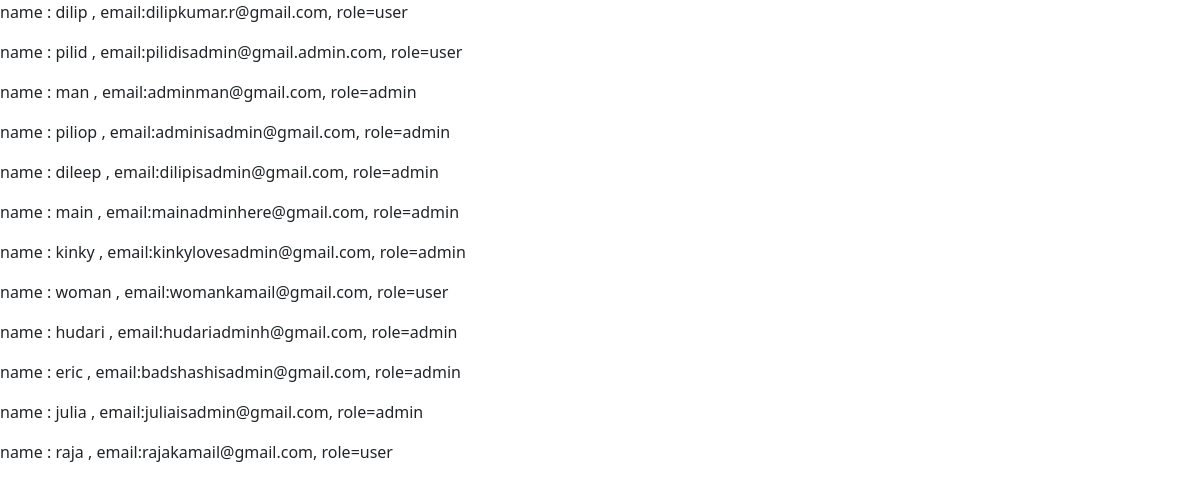
Before: /view_data with the older database file.
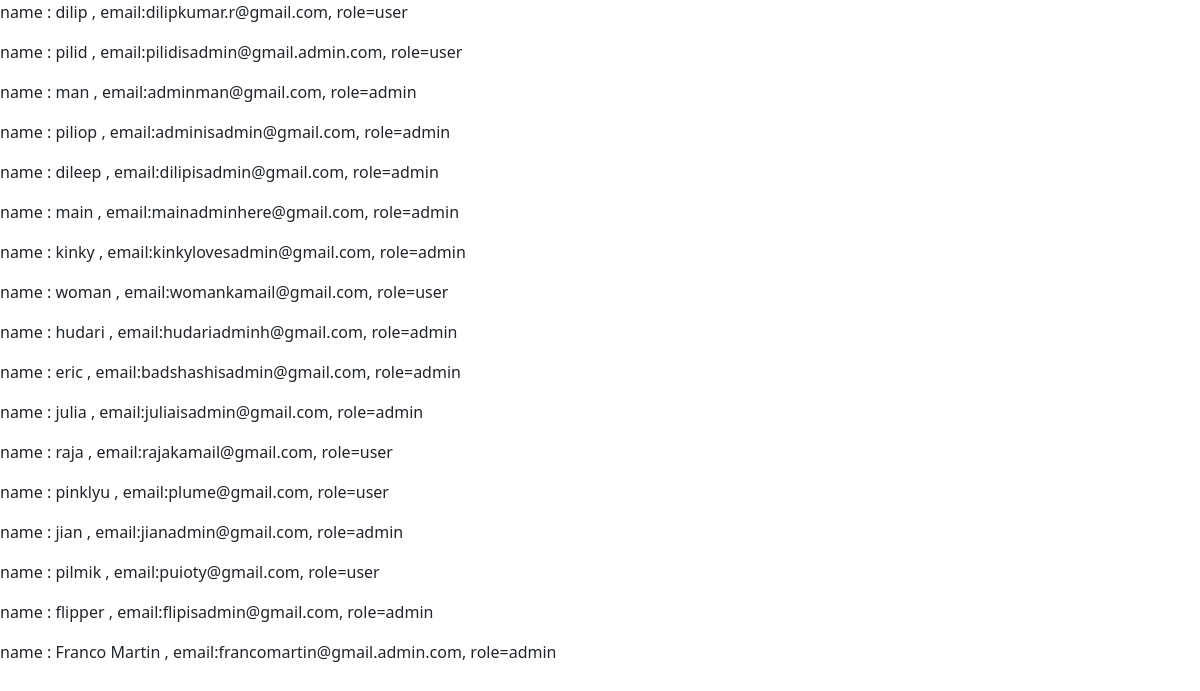
After: the same page with the newer database file.
### app.py (models this page shows, shortened)
class users(db.Model):
    id = db.Column(db.Integer, primary_key=True)
    usr_name = db.Column(db.String, nullable=False, unique=True)
    usr_email = db.Column(db.String, nullable=False)
    role = db.Column(db.String, nullable=False)

### app.py (the view)
@app.route("/view_data")
def view_data():
    return render_template("show_data.html", values=users.query.all())

### templates/show_data.html (shortened to what this page needs)
{%extends "base.html"%}
{%block content%}
{%for item in values%}
<p> name : {{item.usr_name}} , email:{{item.usr_email}}, role={{item.role}} </p>
{%endfor%}
{%endblock%}

### templates/base.html (shortened to what this page needs)
<!DOCTYPE html>
<html>
  <head>
    <link href="https://cdn.jsdelivr.net/npm/bootstrap@5.3.3/dist/css/bootstrap.min.css" rel="stylesheet">
  </head>
  <body>
    {%block content%} {%endblock%}
  </body>
</html>

Changed rows visible on the page:
added users: usr_name "pinklyu", usr_email "plume@gmail.com", role "user"
added users: usr_name "jian", usr_email "jianadmin@gmail.com", role "admin"
added users: usr_name "pilmik", usr_email "puioty@gmail.com", role "user"
added users: usr_name "flipper", usr_email "flipisadmin@gmail.com", role "admin"
added users: usr_name "Franco Martin", usr_email "francomartin@gmail.admin.com", role "admin"
